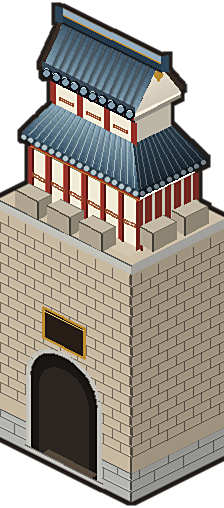
#> input picture shanhai/assets_src/modules/city_gate_tower.png, 224 x 508 px, given in place of roof_slope_sw.png, which was not available
$ python _edge.py
#> lines starting #> are read from the running program, lines starting #| are printed output that depends on the picture; after the words box and inside, x2 and y2 are one past the last pixel; in counts of white or black regions, pixels touching at a corner belong together
import json, os
import numpy as np
from PIL import Image

MOD = r"D:\workspace\dahuayou_web\assets_v2\modules"


def load(n):
#> called with n = 'roof_slope_sw'
    im = Image.open(os.path.join(MOD, n + '.png')).convert('RGBA')
#> im is the input picture: PIL image 224x508 RGBA; mean R, G, B, A 109.2, 103.1, 94.8, 200.1
    a = np.array(im)
    return im, a


def edges(name):
    im, a = load(name)
    al = a[..., 3] > 40
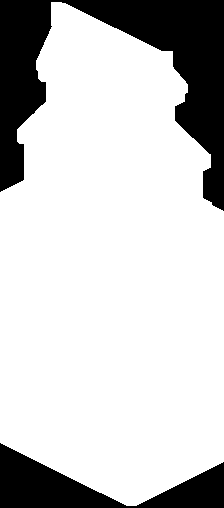
#> al: shape (508, 224) bool; 78.9% white; 2 black regions, box (x1, y1, x2, y2) and area: (0, 0, 224, 211) 17615, (0, 443, 224, 508) 6366
    H, W = al.shape
#> H = 508; W = 224
    top = np.full(W, -1, int)
#> top = 224 values from -1 to -1
    bot = np.full(W, -1, int)
#> bot = 224 values from -1 to -1
    for x in range(W):
        ys = np.nonzero(al[:, x])[0]
        if len(ys):
            top[x] = ys[0]
            bot[x] = ys[-1]
#> after the loop, bot = 224 values, max 505 at index 126, min 442 at index 0, mean 478.6; top = 224 values, max 211 at index 223, min 2 at index 51, mean 73.68
    cols = np.nonzero(top >= 0)[0]
#> cols = 224 values from 0 to 223
    print('---', name, im.size)
#| --- roof_slope_sw (224, 508)
    # 取列范围两端与中点
    for frac in (0.08, 0.2, 0.35, 0.5, 0.65, 0.8, 0.92):
        x = int(cols[0] + (cols[-1] - cols[0]) * frac)
        print('  x=%4d top=%3d bot=%3d h=%3d' % (x, top[x], bot[x], bot[x] - top[x]))
#> this loop made 7 passes
#> x on passes 1 to 7: 17, 44, 78, 111, 144, 178, 205
#|   x=  17 top=129 bot=451 h=322
#|   x=  44 top= 42 bot=464 h=422
#|   x=  78 top= 10 bot=481 h=471
#|   x= 111 top= 26 bot=497 h=471
#|   x= 144 top= 42 bot=501 h=459
#|   x= 178 top= 73 bot=484 h=411
#|   x= 205 top=150 bot=470 h=320
    # 主色统计
    m = al.copy()
    px = a[m][:, :3].astype(float)
    print('  rgb mean', px.mean(0).round(1), 'lum', round(float(px.mean(0) @ [0.299, 0.587, 0.114]), 1))
#|   rgb mean [138.1 130.4 119.9] lum 131.5


for n in ['roof_slope_sw', 'roof_slope_ne', 'roof_ridge_sw']:
    edges(n)
#> pass 2 of the loop `for n in ['roof_slope_sw', 'roof_slope_ne', 'roof_ridge_sw']:`:
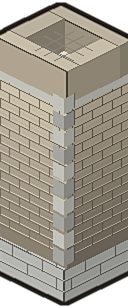
#> input picture shanhai/assets_src/modules/city_wall_corner.png, 128 x 308 px, given in place of roof_slope_ne.png, which was not available
#> in load, im is the input picture: PIL image 128x308 RGBA; mean R, G, B, A 135, 128.6, 116.4, 228.2
#> in edges (call 2), `al = a[..., 3] > 40`:
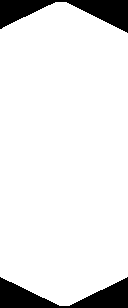
#> al: shape (308, 128) bool; 90% white; 2 black regions, box (x1, y1, x2, y2) and area: (0, 277, 128, 308) 1986, (0, 0, 128, 33) 1965
#> after the loop in edges (call 2), `for x in range(W):`: bot = 128 values, max 305 at index 59, min 276 at index 0, mean 291.5; top = 128 values, max 33 at index 127, min 2 at index 55, mean 15.35
#> cols = 128 values from 0 to 127
#| --- roof_slope_ne (128, 308)
#> the loop in edges (call 2), `for frac in (0.08, 0.2, 0.35, 0.5, 0.65, 0.8, 0.92):` made 7 passes
#> x on passes 1 to 7: 10, 25, 44, 63, 82, 101, 116
#> (printed output is left out)
#|   rgb mean [149.8 142.8 129.2] lum 143.3
